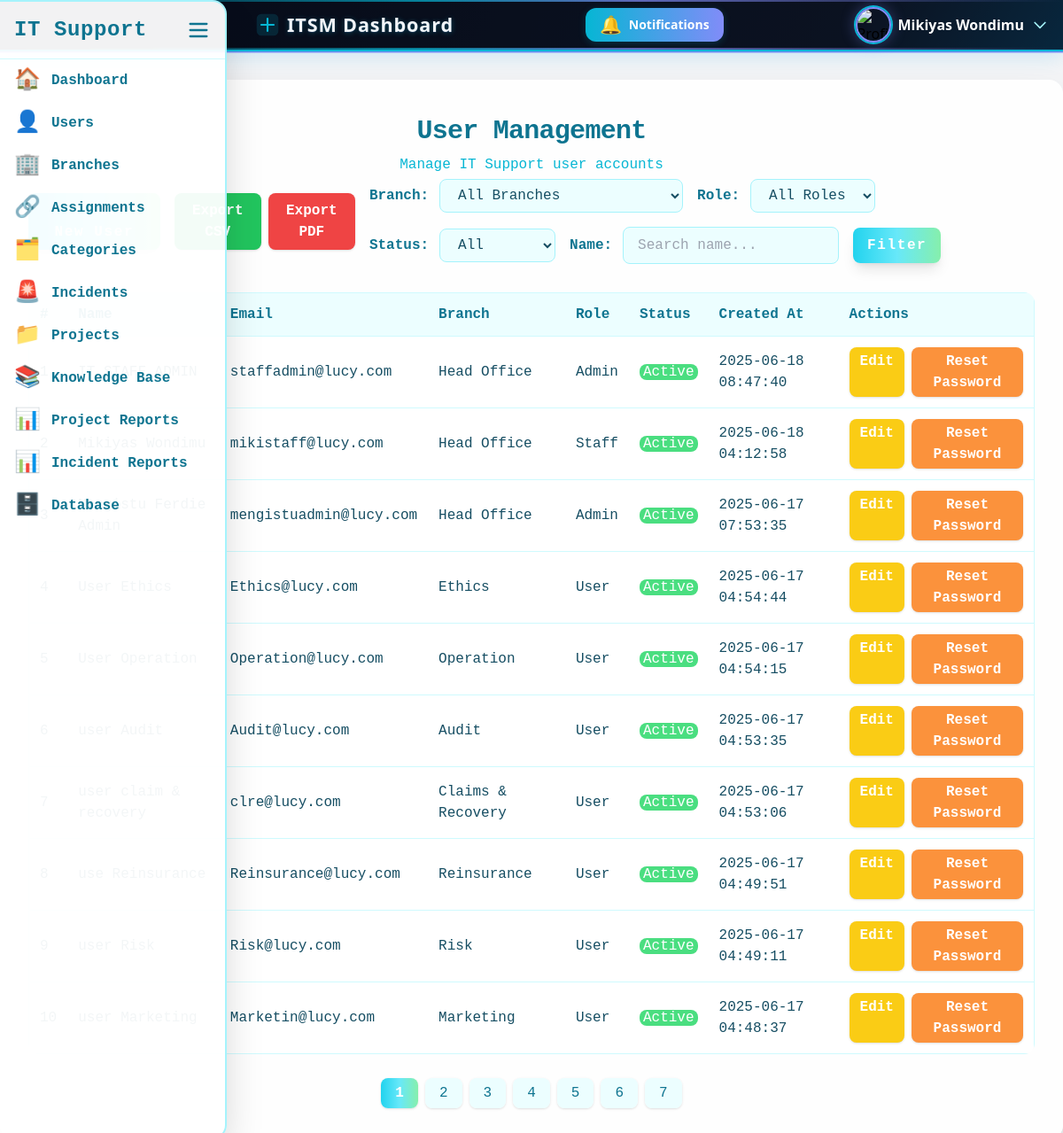
The page /admin/users.php (signed in) on the database its author committed.
### tables this page shows
CREATE TABLE `users` (
  `id` int(11) NOT NULL,
  `name` varchar(100) DEFAULT NULL,
  `email` varchar(100) DEFAULT NULL,
  `password` varchar(255) DEFAULT NULL,
  `role` enum('admin','staff','user') NOT NULL,
  `created_at` timestamp NOT NULL DEFAULT current_timestamp(),
  `force_password_change` tinyint(1) DEFAULT 1,
  `branch_id` int(11) DEFAULT NULL,
  `profile_picture` varchar(255) DEFAULT NULL,
  `is_active` tinyint(1) NOT NULL DEFAULT 1
);

CREATE TABLE `branches` (
  `id` int(11) NOT NULL,
  `name` varchar(100) NOT NULL,
  `phone` varchar(100) DEFAULT NULL,
  `email` varchar(100) DEFAULT NULL,
  `location` varchar(255) DEFAULT NULL,
  `created_at` timestamp NOT NULL DEFAULT current_timestamp(),
  `is_active` tinyint(1) NOT NULL DEFAULT 1
);

### admin/users.php (the view, shortened to what this page needs)
<?php
require '../config/db.php';
$results_per_page = 10;
$page = isset($_GET['page']) ? (int)$_GET['page'] : 1;
$start_from = ($page - 1) * $results_per_page;
$branchFilter = $_GET['branch_id'] ?? '';
$roleFilter = $_GET['role'] ?? '';
$nameFilter = $_GET['name'] ?? '';
$statusFilter = isset($_GET['status']) ? $_GET['status'] : '';
$where = [];
$params = [];
$whereSql = $where ? 'WHERE ' . implode(' AND ', $where) : '';
$countSql = "SELECT COUNT(*) FROM users u $whereSql";
$countStmt = $pdo->prepare($countSql);
$countStmt->execute($params);
$total_users = $countStmt->fetchColumn();
$total_pages = ceil($total_users / $results_per_page);
$sql = "SELECT
    u.id, u.name, u.email, u.role, u.is_active, u.created_at,
    b.id AS branch_id, b.name AS branch_name
    FROM users u
    LEFT JOIN branches b ON u.branch_id = b.id
    $whereSql
    ORDER BY u.created_at DESC
    LIMIT ?, ?";
$stmt = $pdo->prepare($sql);
$execParams = array_merge($params, [$start_from, $results_per_page]);
foreach ($execParams as $k => $v) {
    if ($k >= count($params)) {
        $stmt->bindValue($k + 1, $v, PDO::PARAM_INT);
    } else {
        $stmt->bindValue($k + 1, $v);
    }
}
$stmt->execute();
$users = $stmt->fetchAll();
?>
<!DOCTYPE html>
<html>
<head>
    <script src="https://cdn.tailwindcss.com"></script>
</head>
<body class="bg-gray-100">
      <?php include '../includes/sidebar.php'; ?>
    <?php include '../header.php'; ?>
    <div class="max-w-7xl ms-auto bg-white bg-opacity-95 rounded-2xl shadow-2xl px-8 py-10 fade-in tech-border glow mt-8">
        <h2 class="text-3xl font-extrabold text-center text-cyan-700 mb-2 tracking-tight font-mono">User Management</h2>
        <p class="text-center text-cyan-500 mb-1 font-mono">Manage IT Support user accounts</p>
        <div class="flex flex-col gap-4 md:flex-row md:items-center md:justify-between mb-8">
            <a href="add_user.php"
               class="bg-gradient-to-r from-cyan-400 via-cyan-300 to-green-300 hover:from-green-300 hover:to-cyan-400 text-white font-bold rounded-lg shadow-lg px-6 py-2 transform hover:scale-105 transition duration-300 font-mono tracking-widest w-full md:w-auto text-center">
            </a>
            <div class="flex flex-col md:flex-row md:items-center gap-4 w-full md:w-auto">
                <div class="flex gap-2 justify-center md:justify-start">
                    <a href="export_users_csv.php<?php
                        $params = [];
                        if ($params) echo '?' . implode('&', $params);
                    ?>"
                       class="inline-block px-4 py-2 bg-green-500 hover:bg-green-600 text-white rounded-lg font-mono font-semibold shadow transition text-center">
                    </a>
                    <a href="export_users_pdf.php<?php
                        $params = [];
                        if ($params) echo '?' . implode('&', $params);
                    ?>"
                       class="inline-block px-4 py-2 bg-red-500 hover:bg-red-600 text-white rounded-lg font-mono font-semibold shadow transition text-center">
                        Export PDF
                    </a>
                </div>
                <form method="get" class="w-full flex flex-col lg:flex-row flex-wrap items-stretch lg:items-center gap-2 lg:gap-4">
                    <div class="flex flex-col lg:flex-row items-stretch lg:items-center gap-1 w-full lg:w-auto">
                        <label for="branchFilter" class="font-mono text-cyan-700 font-semibold lg:mr-2">Branch:</label>
                        <select name="branch_id" id="branchFilter"
                                class="px-4 py-2 rounded-lg border border-cyan-200 bg-cyan-50 text-cyan-900 focus:ring-2 focus:ring-cyan-300 focus:outline-none transition duration-200 font-mono w-full lg:w-auto">
                            <option value="">All Branches</option>
                        </select>
                    </div>
                    <div class="flex flex-col lg:flex-row items-stretch lg:items-center gap-1 w-full lg:w-auto">
                        <label for="roleFilter" class="font-mono text-cyan-700 font-semibold lg:mr-2">Role:</label>
                        <select name="role" id="roleFilter"
                                class="px-4 py-2 rounded-lg border border-cyan-200 bg-cyan-50 text-cyan-900 focus:ring-2 focus:ring-cyan-300 focus:outline-none transition duration-200 font-mono w-full lg:w-auto">
                            <option value="">All Roles</option>
                        </select>
                    </div>
                    <div class="flex flex-col lg:flex-row items-stretch lg:items-center gap-1 w-full lg:w-auto">
                        <label for="statusFilter" class="font-mono text-cyan-700 font-semibold lg:mr-2">Status:</label>
                        <select name="status" id="statusFilter"
                                class="px-4 py-2 rounded-lg border border-cyan-200 bg-cyan-50 text-cyan-900 focus:ring-2 focus:ring-cyan-300 focus:outline-none transition duration-200 font-mono w-full lg:w-auto">
                            <option value="">All</option>
                        </select>
                    </div>
                    <div class="flex flex-col lg:flex-row items-stretch lg:items-center gap-1 w-full lg:w-auto">
                        <label for="nameFilter" class="font-mono text-cyan-700 font-semibold lg:mr-2">Name:</label>
                        <input type="text" name="name" id="nameFilter" value="<?= htmlspecialchars($nameFilter) ?>"
                               placeholder="Search name..."
                               class="px-4 py-2 rounded-lg border border-cyan-200 bg-cyan-50 text-cyan-900 focus:ring-2 focus:ring-cyan-300 focus:outline-none transition duration-200 font-mono w-full lg:w-auto" />
                    </div>
                    <div class="flex items-center w-full lg:w-auto">
                        <button type="submit"
                                class="px-4 py-2 bg-gradient-to-r from-cyan-400 via-cyan-300 to-green-300 hover:from-green-300 hover:to-cyan-400 text-white font-bold rounded-lg shadow-lg transform hover:scale-105 transition duration-300 font-mono tracking-widest w-full lg:w-auto">
                            Filter
                        </button>
                    </div>
                </form>
            </div>
        </div>
        <div class="overflow-x-auto rounded-xl shadow-inner">
            <table class="w-full border border-cyan-100 bg-white bg-opacity-90 font-mono text-cyan-900">
                <thead>
                    <tr class="bg-cyan-50 text-cyan-700 text-left">
                        <th class="p-3 font-bold">#</th>
                        <th class="p-3 font-bold">Name</th>
                        <th class="p-3 font-bold">Email</th>
                        <th class="p-3 font-bold">Branch</th>
                        <th class="p-3 font-bold">Role</th>
                        <th class="p-3 font-bold">Status</th>
                        <th class="p-3 font-bold">Created At</th>
                        <th class="p-3 font-bold">Actions</th>
                    </tr>
                </thead>
                <tbody>
                    <?php foreach ($users as $index => $user): ?>
                        <tr class="border-t border-cyan-100 hover:bg-cyan-50 transition">
                            <td class="p-3"><?= $start_from + $index + 1 ?></td>
                            <td class="p-3"><?= htmlspecialchars($user['name']) ?></td>
                            <td class="p-3"><?= htmlspecialchars($user['email']) ?></td>
                            <td class="p-3"><?= htmlspecialchars($user['branch_name'] ?? 'N/A') ?></td>
                            <td class="p-3 capitalize"><?= htmlspecialchars($user['role']) ?></td>
                            <td class="p-3 capitalize">
                                <span class="<?= htmlspecialchars($user['is_active']) == 1 ? 'bg-green-400 text-white px-1 rounded-lg' : 'bg-red-400 text-white px-1 rounded-lg' ?>"><?= htmlspecialchars($user['is_active']) == 1 ? 'active' : 'inactive' ?></span>
                            </td>
                            <td class="p-3"><?= htmlspecialchars($user['created_at']) ?></td>
                            <td class="p-3 flex flex-col md:flex-row gap-2">
                                <a href="edit_user.php?id=<?= $user['id'] ?>"
                                    class="bg-yellow-400 hover:bg-yellow-500 text-white font-bold px-3 py-1 rounded-lg shadow transition">Edit</a>
                                <form method="POST" action="reset_password.php" onsubmit="return confirm('Reset password for this user?');" class="inline">
                                    <button type="submit" class="bg-orange-400 hover:bg-orange-500 text-white font-bold px-3 py-1 rounded-lg shadow transition">
                                        Reset Password
                                    </button>
                                </form>
                            </td>
                        </tr>
                    <?php endforeach; ?>
                </tbody>
            </table>
        </div>
        <div class="mt-8">
            <nav class="flex justify-center">
                <ul class="flex space-x-2 font-mono">
                    <?php for ($i = 1; $i <= $total_pages; $i++): ?>
                        <li>
                            <a href="?page=<?= $i ?>
                                <?= $branchFilter !== '' ? '&branch_id=' . urlencode($branchFilter) : '' ?>
                                <?= $roleFilter !== '' ? '&role=' . urlencode($roleFilter) : '' ?>
                                <?= $statusFilter !== '' ? '&status=' . urlencode($statusFilter) : '' ?>
                                <?= $nameFilter !== '' ? '&name=' . urlencode($nameFilter) : '' ?>"
                                class="px-4 py-2 <?= $i == $page ? 'bg-gradient-to-r from-cyan-400 via-cyan-300 to-green-300 text-white font-bold' : 'bg-cyan-50 text-cyan-700' ?> rounded-lg shadow transition">
                                <?= $i ?>
                            </a>
                        </li>
                    <?php endfor; ?>
                </ul>
            </nav>
        </div>
    </div>
</body>
</html>

### header.php (shortened to what this page needs)
<?php
include 'config/db.php';
$user_id = $_SESSION['user_id'];
$stmt = $pdo->prepare("SELECT * FROM users WHERE id = ?");
$stmt->execute([$user_id]);
$user = $stmt->fetch(PDO::FETCH_ASSOC);
if (isset($user['profile_picture']) && !empty($user['profile_picture'])) {
  $user['profile_image'] = '../uploads/' . $user['profile_picture'];
} else {
  $user['profile_image'] = '../uploads/default_avatar.png';
}
?>
<header id="header" class="header-animated-bg shadow-md px-4 pl-72 flex justify-between items-center relative overflow-visible" style="min-height:54px;height:58px;">
  <h1 class="header-title">
    <svg width="28" height="28" fill="none" viewBox="0 0 32 32">
      <rect x="2" y="2" width="28" height="28" rx="6" fill="#06b6d4" opacity="0.15"/>
      <path d="M8 16h16M16 8v16" stroke="#06b6d4" stroke-width="2.5" stroke-linecap="round"/>
    </svg>
    ITSM Dashboard
  </h1>
  <div class="relative inline-block text-left">
    <button id="notifBtn" class="relative flex items-center gap-2 px-4 py-1 text-sm tech-btn shadow-lg focus:outline-none transition-all duration-300" style="min-height:36px;height:38px;">
      <span id="notifBell" class="text-xl notif-pulse transition-transform duration-300">🔔</span>
      <span class="hidden md:inline">Notifications</span>
    </button>
  </div>
  <div class="relative inline-block text-left">
    <button id="profileDropdownBtn" class="flex items-center gap-2 focus:outline-none group">
      <img src="<?= $user['profile_image'] ?>" alt="Profile" class="w-10 h-10 rounded-full object-cover profile-glow transition-all duration-300">
      <span class="md:inline text-white text-base font-semibold group-hover:text-cyan-200 transition-colors"><?= htmlspecialchars($user['name'] ?? 'Profile') ?></span>
      <svg class="w-5 h-5 text-cyan-200 group-hover:text-cyan-400 transition-colors" fill="none" stroke="currentColor" viewBox="0 0 24 24">
        <path stroke-linecap="round" stroke-linejoin="round" stroke-width="2" d="M19 9l-7 7-7-7" />
      </svg>
    </button>
  </div>
</header>

### header.php (style rules this page uses)
.header-animated-bg { background: rgba(30, 41, 59, 0.82); background-image: linear-gradient(120deg, #0f172a 0%, #1e293b 40%, #06b6d4 70%, #818cf8 100%); background-blend-mode: overlay; background-size: 200% 200%; animation: gradientMove 8s linear infinite; border-bottom: 2px solid #06b6d4; box-shadow: 0 4px 24px 0 #0ea5e933, 0 1.5px 0 #818cf8; position: relative; overflow: visible; backdrop-filter: blur(16px) saturate(180%); -webkit-backdrop-filter: blur(16px) saturate(180%); min-height: 54px; height: 58px; padding-top: 0.25rem !important; padding-bottom: 0.25rem !important; }
.header-animated-bg::before, .header-animated-bg::after { content: ''; position: absolute; left: 0; right: 0; height: 2px; background: linear-gradient(90deg, transparent, #06b6d4 40%, #818cf8 60%, transparent); opacity: 0.7; pointer-events: none; z-index: 1; }
.header-animated-bg::before { top: 0; }
.header-animated-bg::after { bottom: 0; }
.profile-glow { box-shadow: 0 0 0 2px #06b6d4, 0 0 16px 2px #818cf855; transition: box-shadow 0.3s, border-color 0.3s; border: 2.5px solid #818cf8; }
.notif-pulse { animation: notifPulse 1.2s cubic-bezier(.4,0,.2,1) infinite; }
.tech-btn { background: linear-gradient(90deg, #06b6d4 0%, #818cf8 100%); color: #fff; font-weight: 600; border-radius: 0.75rem; box-shadow: 0 2px 8px #06b6d433; transition: background 0.3s, box-shadow 0.3s; padding-top: 0.25rem; padding-bottom: 0.25rem; min-height: 36px; height: 38px; }
.header-title { font-family: 'Segoe UI', Arial, sans-serif; font-size: 1.35rem; font-weight: 700; letter-spacing: 0.04em; color: #f1f5f9; text-shadow: 0 1px 6px #06b6d455, 0 1px 0 #818cf822; display: flex; align-items: center; gap: 0.5rem; animation: none; line-height: 1.1; }

### rows shown on the page
users: name "Mikiyas Wondimu"
users: email "staffadmin@lucy.com", branch.name "Head Office", role "Admin", is_active "Active", created_at "2025-06-18 08:47:40"
users: email "mikistaff@lucy.com", branch.name "Head Office", role "Staff", is_active "Active", created_at "2025-06-18 04:12:58"
users: email "mengistuadmin@lucy.com", branch.name "Head Office", role "Admin", is_active "Active", created_at "2025-06-17 07:53:35"
users: email "Ethics@lucy.com", branch.name "Ethics", role "User", is_active "Active", created_at "2025-06-17 04:54:44"
users: email "Operation@lucy.com", branch.name "Operation", role "User", is_active "Active", created_at "2025-06-17 04:54:15"
users: email "Audit@lucy.com", branch.name "Audit", role "User", is_active "Active", created_at "2025-06-17 04:53:35"
users: email "clre@lucy.com", branch.name "Claims & Recovery", role "User", is_active "Active", created_at "2025-06-17 04:53:06"
users: email "Reinsurance@lucy.com", branch.name "Reinsurance", role "User", is_active "Active", created_at "2025-06-17 04:49:51"
users: email "Risk@lucy.com", branch.name "Risk", role "User", is_active "Active", created_at "2025-06-17 04:49:11"
users: email "Marketin@lucy.com", branch.name "Marketing", role "User", is_active "Active", created_at "2025-06-17 04:48:37"
